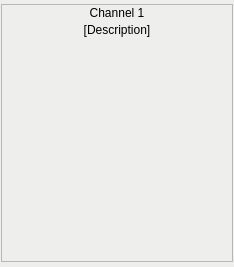
<?xml version="1.0" encoding="UTF-8"?>
<ui version="4.0">
 <class>channel_1</class>
 <widget class="QWidget" name="channel_1">
  <property name="geometry">
   <rect>
    <x>0</x>
    <y>0</y>
    <width>234</width>
    <height>267</height>
   </rect>
  </property>
  <property name="minimumSize">
   <size>
    <width>234</width>
    <height>267</height>
   </size>
  </property>
  <property name="windowTitle">
   <string>Form</string>
  </property>
  <property name="styleSheet">
   <string notr="true">background-color: rgb(238, 238, 236);</string>
  </property>
  <layout class="QVBoxLayout" name="verticalLayout_3">
   <property name="spacing">
    <number>3</number>
   </property>
   <property name="leftMargin">
    <number>1</number>
   </property>
   <property name="topMargin">
    <number>1</number>
   </property>
   <property name="rightMargin">
    <number>1</number>
   </property>
   <property name="bottomMargin">
    <number>1</number>
   </property>
   <item alignment="Qt::AlignVCenter">
    <widget class="QFrame" name="frame">
     <property name="minimumSize">
      <size>
       <width>0</width>
       <height>0</height>
      </size>
     </property>
     <property name="frameShape">
      <enum>QFrame::StyledPanel</enum>
     </property>
     <property name="frameShadow">
      <enum>QFrame::Raised</enum>
     </property>
     <layout class="QVBoxLayout" name="verticalLayout">
      <property name="spacing">
       <number>3</number>
      </property>
      <property name="leftMargin">
       <number>1</number>
      </property>
      <property name="topMargin">
       <number>1</number>
      </property>
      <property name="rightMargin">
       <number>1</number>
      </property>
      <property name="bottomMargin">
       <number>1</number>
      </property>
      <item>
       <widget class="QLabel" name="label_channel_number">
        <property name="text">
         <string>Channel 1</string>
        </property>
        <property name="alignment">
         <set>Qt::AlignCenter</set>
        </property>
       </widget>
      </item>
      <item>
       <widget class="QLabel" name="label_description">
        <property name="text">
         <string>[Description]</string>
        </property>
        <property name="alignment">
         <set>Qt::AlignCenter</set>
        </property>
       </widget>
      </item>
      <item>
       <widget class="channel_widget" name="widget" native="true">
        <property name="minimumSize">
         <size>
          <width>220</width>
          <height>220</height>
         </size>
        </property>
        <property name="maximumSize">
         <size>
          <width>400</width>
          <height>270</height>
         </size>
        </property>
       </widget>
      </item>
     </layout>
    </widget>
   </item>
  </layout>
 </widget>
 <customwidgets>
  <customwidget>
   <class>channel_widget</class>
   <extends>QWidget</extends>
   <header>.channel_widget</header>
   <container>1</container>
  </customwidget>
 </customwidgets>
 <resources/>
 <connections/>
</ui>
